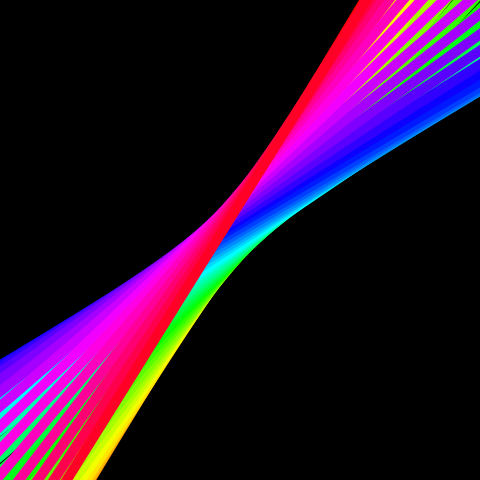
Frame 1 (no input)
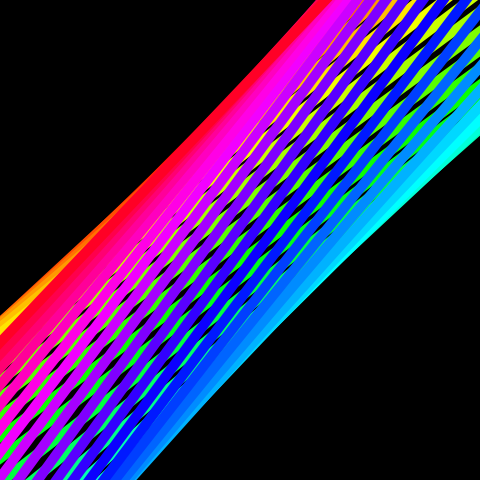
Frame 60 (the mouse pressed at the canvas centre just before this capture)
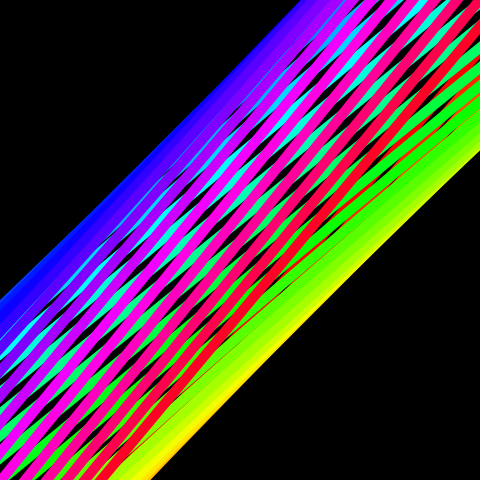
Frame 120 (the mouse held since frame 60 and released just before this capture)

The Processing sketch that drew these frames (run headless with seeded random() and noise(); from frame 60 on, the mouse is pressed at the canvas centre):

// Processing sketch: processing_30299
// ── processing_30299.pde

final float RA=120; 
final float RB=120;
final float AX=-100; 
final float AY=565; 
final float BX=565;
final float BY=-100; 
final float OMEGAA=0.16; 
final float OMEGAB=0.12345;
final int N=40; 
float _t=random(-9999,0); 
void setup() {   
size(480,480);   frameRate(30); } 
void draw() {    
  background(0);  
colorMode(HSB, 360, 100, 100);  
for(int i=0;i < N;i++){      
  float theta=2*PI*i/N;       
  color c=color(360*i/N, 100, 100);   
  stroke(c);      
  strokeWeight(10);    
  float x0=AX + RA * cos(theta + OMEGAA * _t);     
  float y0=AY + RA * sin(theta + OMEGAA * _t);     
  float x1=BX + RB * cos(theta + OMEGAB * _t);     
  float y1=BY + RB * sin(theta + OMEGAB * _t);     
  line(x0,y0,x1,y1);    
  }    
  _t++; } 
